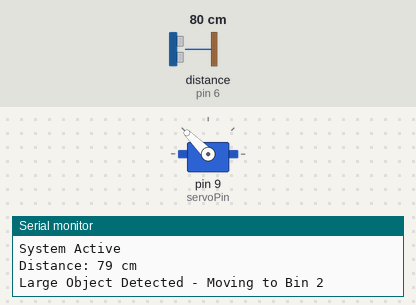
A sketch run on a simulated Arduino Uno, built with avr-gcc and run on an emulated ATmega328P. Parts: servo, the last lines printed to the serial monitor. Wiring (inferred from the names in the program): ultrasonic range finder: trigger pin 7; echo pin 6. The test bench sets the inputs (shaded band); at power-on: distance to the obstacle (sensor on pin 6) 80 cm. The echo pulse lasts 58.3 µs per cm; the local clock reads 2024-03-15 10:24:30 at power-on unless the sketch sets it.

Above: at 3.8 s.
3.9 s: distance to the obstacle (sensor on pin 6) set to 13 cm
7.8 s: distance to the obstacle (sensor on pin 6) set to 9 cm
At 8.5 s:
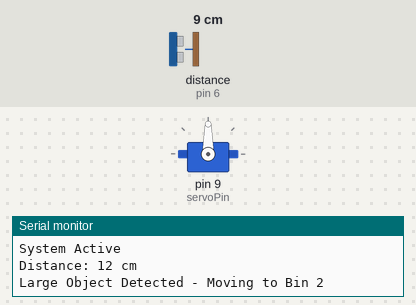
13.6 s: distance to the obstacle (sensor on pin 6) set to 7 cm
17.5 s: distance to the obstacle (sensor on pin 6) set to 4 cm
At 19.0 s:
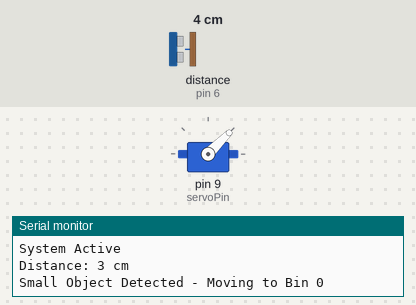
25.3 s: distance to the obstacle (sensor on pin 6) set to 18 cm
32.8 s: distance to the obstacle (sensor on pin 6) set to 2 cm
Timing chart, 0 to 41.6 s (numbered marks = the images above; inputs shaded):
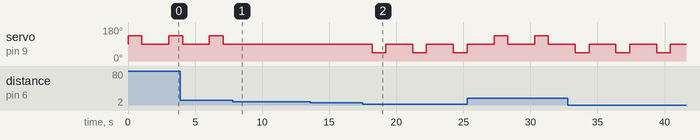

Measured:
- the behaviour switches between 12 and 11 cm on distance to the obstacle (sensor on pin 6) (found by bisection; images 0 and 1)
- the behaviour switches between 6 and 5 cm on distance to the obstacle (sensor on pin 6) (found by bisection; images 1 and 2)
- after the input at 7.8 s, servo on pin 9 (servoPin): stops changing and stays 90°
- after the input at 17.5 s, servo on pin 9 (servoPin): alternates 90° for 2.0 s and 45° for 1.0 s, starting after 0.69 s

The sketch:

group4.ino
```cpp
#include <Wire.h>
#include <RTClib.h>  // Library for DS3231 RTC
#include <Servo.h>   // Library for controlling the servo motor
#include <LiquidCrystal_I2C.h>

LiquidCrystal_I2C lcd(0x20, 16, 2);

// Ultrasonic Sensor Pins
const int trigPin = 7; // Trigger pin
const int echoPin = 6; // Echo pin

// Servo Motor Pin
Servo myServo;
const int servoPin = 9;

// RTC Object
RTC_DS3231 rtc;

// Threshold distances for sorting (in cm)
const int smallObject = 5;  // Small object: less than 5 cm
const int mediumObject = 10; // Medium object: 5–10 cm
const int largeObject = 15;  // Large object: greater than 10 cm

void setup() {
  // Initialize Serial Monitor
  Serial.begin(9600);

  // Initialize Ultrasonic Sensor Pins
  pinMode(trigPin, OUTPUT);
  pinMode(echoPin, INPUT);

  // Initialize Servo Motor
  myServo.attach(servoPin);
  myServo.write(90); // Initial position of the servo

  // Initialize RTC
  if (!rtc.begin()) {
    Serial.println("Couldn't find RTC");
    while (1);
  }
  if (rtc.lostPower()) {
    rtc.adjust(DateTime(F(__DATE__), F(__TIME__))); // Set RTC to current date/time
  }
}

void loop() {
  DateTime now = rtc.now(); // Get the current time from RTC
  Serial.print("Current Time: ");
  Serial.print(now.hour());
  Serial.print(":");
  Serial.println(now.minute());

  // Example: System operates between 8:00 AM and 6:00 PM
  if (now.hour() >= 8 && now.hour() < 18) {
    Serial.println("System Active");

    // Measure distance using Ultrasonic Sensor
    long distance = measureDistance();
    Serial.print("Distance: ");
    Serial.print(distance);
    Serial.println(" cm");

    // Sort objects based on size
    if (distance < smallObject) {
      sortObject(0); // Bin 0 for small objects
    } else if (distance >= smallObject && distance <= mediumObject) {
      sortObject(1); // Bin 1 for medium objects
    } else if (distance > mediumObject) {
      sortObject(2); // Bin 2 for large objects
    }
  } else {
    Serial.println("System Inactive - Outside Working Hours");
  }
  delay(2000); // 2-second delay between readings
}

// Function to measure distance using the Ultrasonic Sensor
long measureDistance() {
  digitalWrite(trigPin, LOW);
  delayMicroseconds(2);
  digitalWrite(trigPin, HIGH);
  delayMicroseconds(10);
  digitalWrite(trigPin, LOW);

  long duration = pulseIn(echoPin, HIGH);
  long distance = duration * 0.034 / 2; // Convert duration to cm
  return distance;
}

// Function to control the Servo Motor for sorting
void sortObject(int bin) {
  switch (bin) {
    case 0:
      myServo.write(45); // Small object bin
      Serial.println("Small Object Detected - Moving to Bin 0");
      break;
    case 1:
      myServo.write(90); // Medium object bin
      Serial.println("Medium Object Detected - Moving to Bin 1");
      break;
    case 2:
      myServo.write(135); // Large object bin
      Serial.println("Large Object Detected - Moving to Bin 2");
      break;
  }
  delay(1000); // Allow time for servo to move
  myServo.write(90); // Reset servo to default position
}
```
